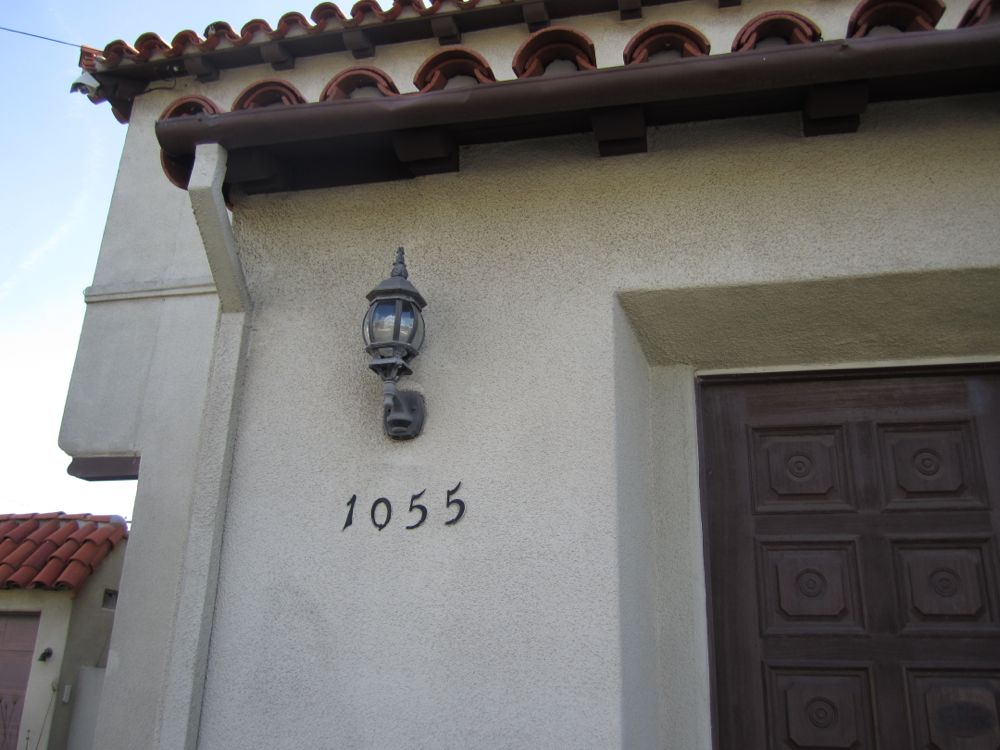
#> input picture door_3.jpg, 1000 x 750 px
$ python detector.py
#> lines starting #> are read from the running program, lines starting #| are printed output that depends on the picture; after the words box and inside, x2 and y2 are one past the last pixel; in counts of white or black regions, pixels touching at a corner belong together

from cv2 import cv2
import numpy as np
import easyocr

img_source = "door_3.jpg"
img = cv2.imread(img_source)
#> img is the input picture: shape (750, 1000, 3); mean B, G, R 111, 112.4, 114
img_copy = img
cv2.imshow("Original_Image", img)

# Prepare image for OCR
gray = cv2.cvtColor(img_copy, cv2.COLOR_BGR2GRAY)
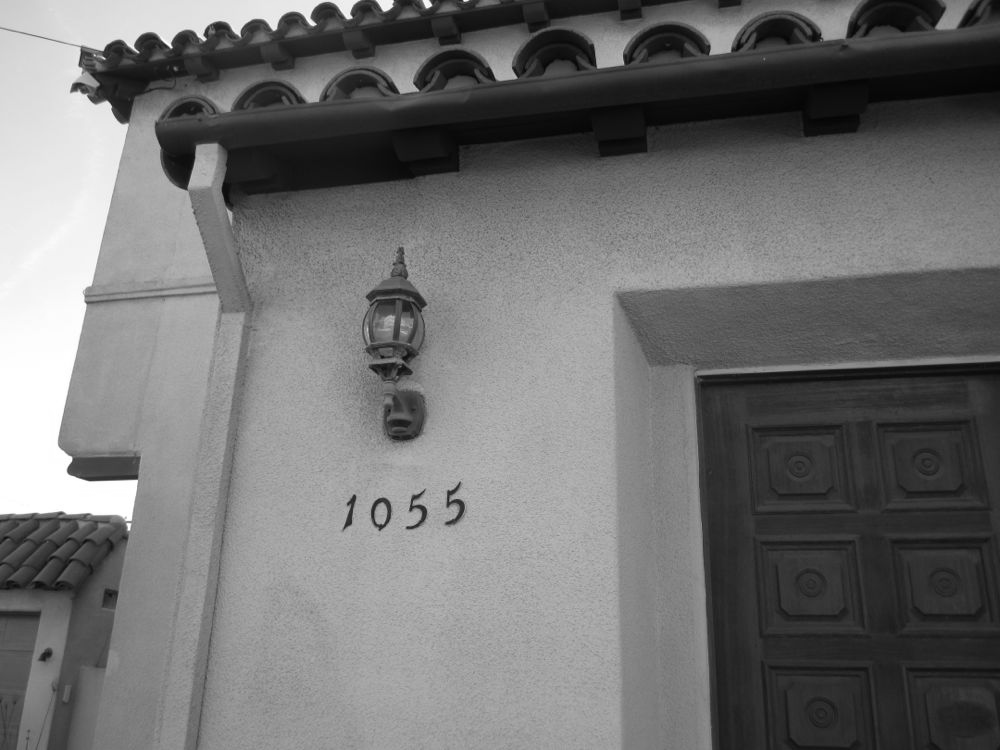
#> gray: shape (750, 1000); min 4, max 255, mean 112.7
bfilter = cv2.bilateralFilter(gray, 10, 15, 15)
edge_image = cv2.Canny(bfilter, 30, 200)
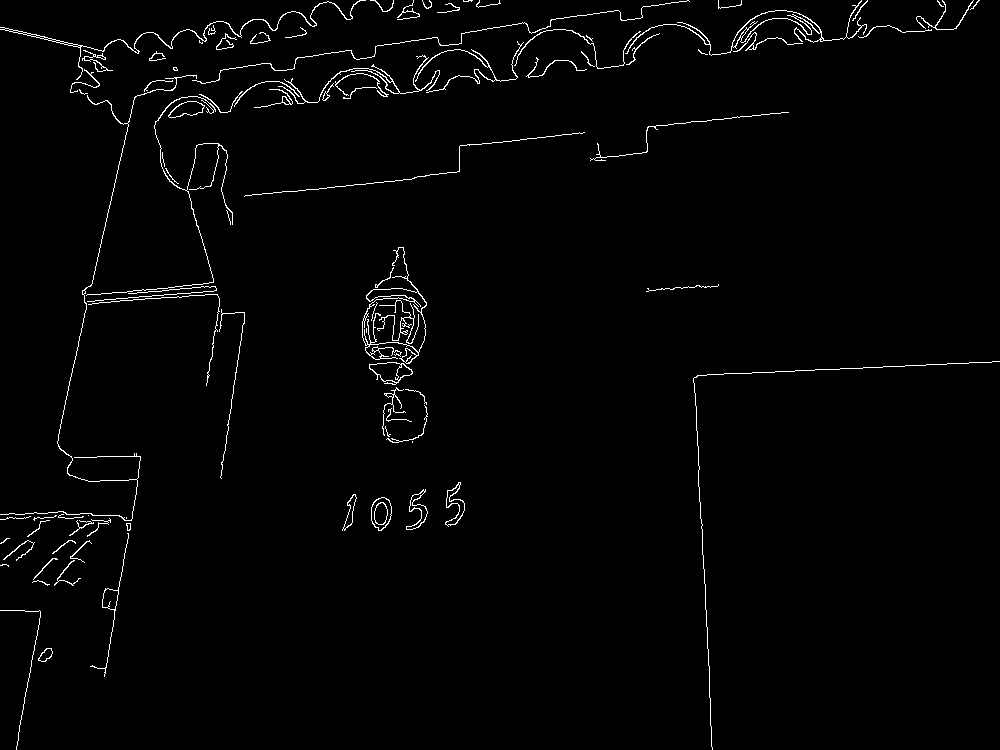
#> edge_image: shape (750, 1000); 1.6% white in thin lines or dots


# EasyOCR to extract the number
#> (the run stopped early here; a loop or call above may not have finished)

$ run again, with door_1.jpg copied over door_3.jpg
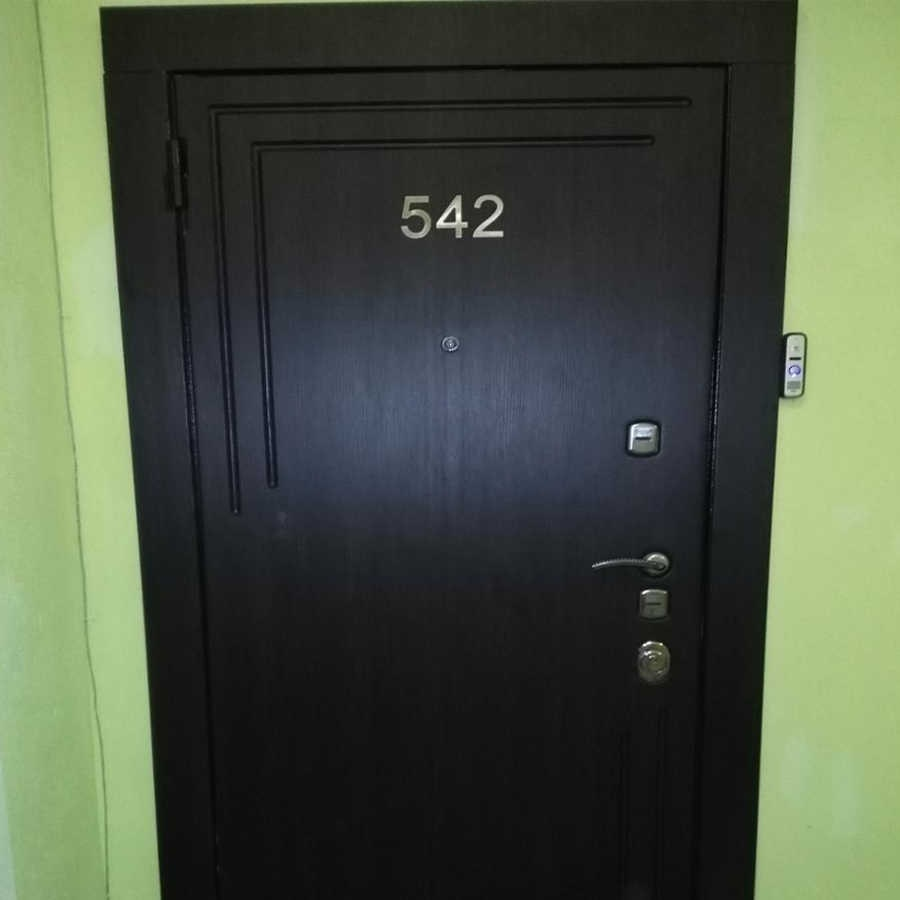
#> input picture door_1.jpg, 900 x 900 px
#> img is the input picture: shape (900, 900, 3); mean B, G, R 66.1, 82.1, 73.1
#> `gray = cv2.cvtColor(img_copy, cv2.COLOR_BGR2GRAY)`:
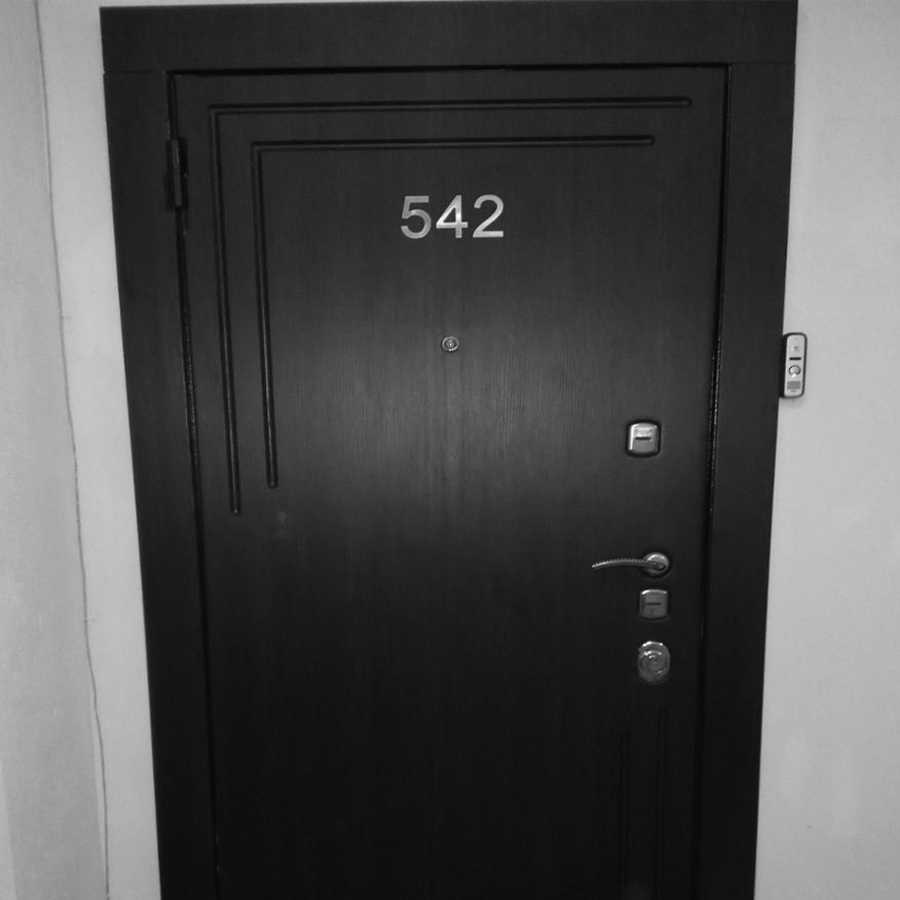
#> gray: shape (900, 900); min 1, max 255, mean 77.6
#> `edge_image = cv2.Canny(bfilter, 30, 200)`:
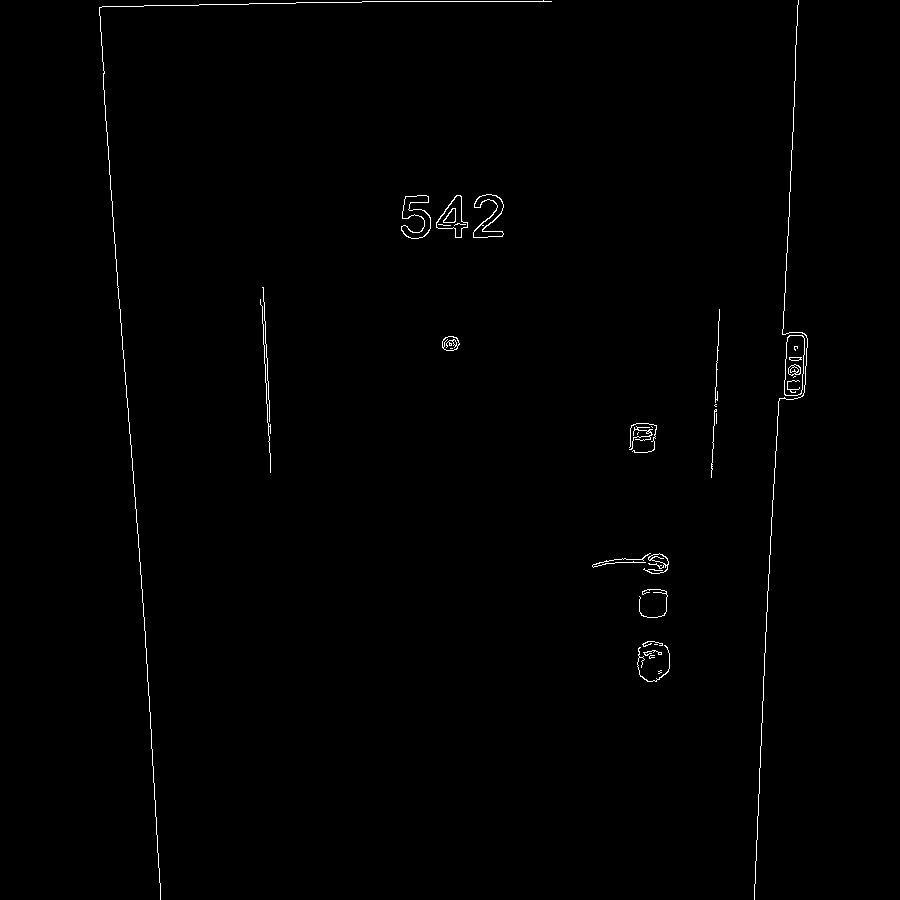
#> edge_image: shape (900, 900); 0.59% white in thin lines or dots, all inside (x1, y1, x2, y2) = (99, 0, 808, 900)

$ run again, with door_2.jpg copied over door_3.jpg
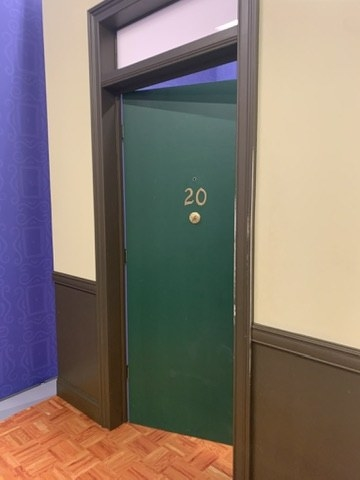
#> input picture door_2.jpg, 360 x 480 px
#> img is the input picture: shape (480, 360, 3); mean B, G, R 110.4, 119.5, 131.7
#> `gray = cv2.cvtColor(img_copy, cv2.COLOR_BGR2GRAY)`:
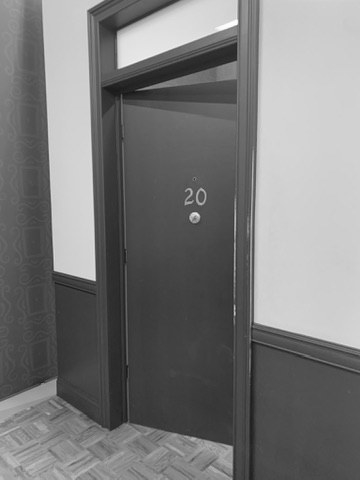
#> gray: shape (480, 360); min 20, max 254, mean 122.1
#> `edge_image = cv2.Canny(bfilter, 30, 200)`:
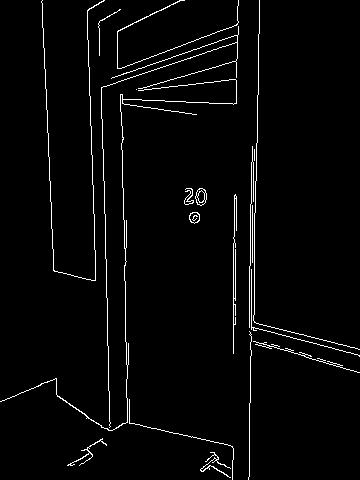
#> edge_image: shape (480, 360); 2.7% white in thin lines or dots
